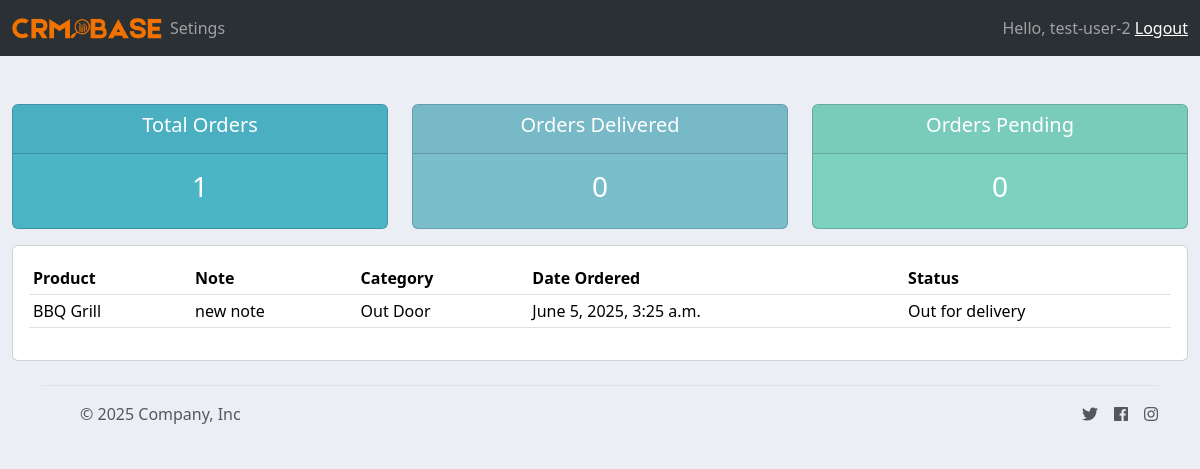
/user/ (signed in), run on the app's committed database.
### account/models.py (models this page shows)
class Order(models.Model):
    STATUS = (
        ('Pending','Pending'),
        ('Out for delivery','Out for delivery'),
        ('Delivered','Delivered'),
    )
    customer = models.ForeignKey(Customer,null=True, on_delete=models.SET_NULL)
    product = models.ForeignKey(Product,null=True, on_delete=models.SET_NULL)
    date_created = models.DateTimeField(auto_now_add=True,null=True)
    status = models.CharField(max_length=200,null=True,choices=STATUS)
    note = models.CharField(max_length=1000,null=True)

class Product(models.Model):
    CATEGORY = (
        ('Indoor','Indoor'),
        ('Out Door','Out Door'),
    )
    name = models.CharField(max_length=200,null=True)
    price = models.FloatField(null=True)
    category = models.CharField(max_length=200,null=True, choices=CATEGORY)
    description = models.CharField(max_length=200,null=True,blank=True)
    date_created = models.DateTimeField(auto_now_add=True,null=True)
    tags = models.ManyToManyField(Tag)
    def __str__(self):
        return self.name

### account/decorators.py (the view)
        def wrapper_func(request,*args,**kwargs):
            group = None
            if request.user.groups.exists():
                group = request.user.groups.all()[0].name
            if group in allowed_roles:
                return view_func(request,*args,**kwargs)
            else:
                return HttpResponse("You are not allowed to access this page")

### account/views.py (called while the page is built)
@login_required(login_url="login")
@allowed_users(allowed_roles=['customer'])
def userPage(request):
    orders = request.user.customer.order_set.all()
    total_orders = orders.count()
    delivered = orders.filter(status="Delivered").count()
    pending = orders.filter(status="Pending").count()
    context = {'orders':orders,
               "total_orders":total_orders,
              "delivered":delivered,
                        "pending":pending}
    return render(request,'account/user.html',context)

### account/templates/account/user.html (shortened to what this page needs)
{% extends 'account/main.html' %}
{% block content %}
<br />
{% include 'account/status.html' %}
<div class="row">
  <div class="col-md">
    <div class="card card-body">
      <table class="table table-sm">
        <tr>
          <th>Product</th>
          <th>Note</th>
          <th>Category</th>
          <th>Date Ordered</th>
          <th>Status</th>
        </tr>
        {% for order in orders %}
        <tr>
          <td>{{order.product}}</td>
          <td>{{order.note}}</td>
          <td>{{order.product.category}}</td>
          <td>{{order.date_created}}</td>
          <td>{{order.status}}</td>
        </tr>
        {% endfor %}
      </table>
    </div>
  </div>
</div>
{% endblock content %}

### account/templates/account/navbar.html (shortened to what this page needs)
{% load static %}
<nav class="navbar navbar-expand-lg bg-body-tertiary" data-bs-theme="dark">
  <div class="container-fluid">
    <img src="{% static 'images/logo.png' %}" width="150" />
    <div class="collapse navbar-collapse" id="navbarText">
      <ul class="navbar-nav me-auto mb-2 mb-lg-0">
        {% if request.user.is_staff %}
        <li class="nav-item">
          <a class="nav-link active" aria-current="page" href="{% url 'home' %}"
            >Dashboard</a
          >
        </li>
        <li class="nav-item">
          <a class="nav-link" href="{% url 'products' %}">Products</a>
        </li>
        {% else %}
        <li class="nav-item">
          <a class="nav-link" href="{% url 'account' %}">Setings</a>
        </li>
        {% endif %}
      </ul>
      <span class="navbar-text">
        <span>Hello, {{request.user}}</span>
        <a class="hello-msg" href="{% url 'logout' %}">Logout</a>
      </span>
    </div>
  </div>
</nav>

### static/css/main.css (style rules this page uses)
body { background-color: #ebeff5; }

### data on the page
Order: product "BBQ Grill", note "new note", product.category "Out Door", date_created "June 5, 2025, 3:25 a.m.", status "Out for delivery"

### other printed values
{{ request.user }} "test-user-2"
{{ total_orders }} "1"
{{ delivered }} "0"
{{ pending }} "0"
